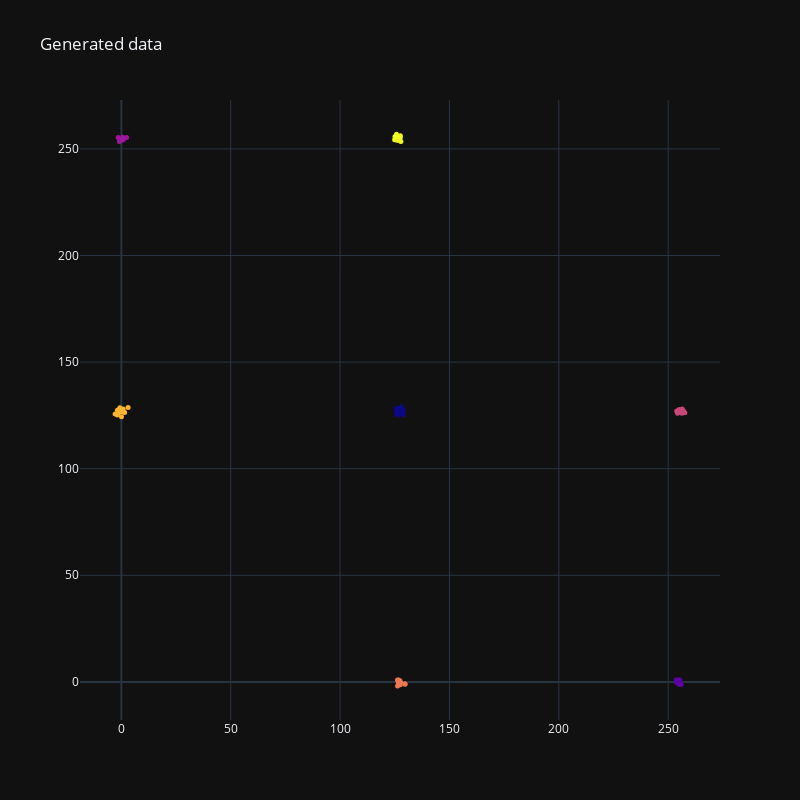

Notebook cell for this chart:
### Code cell
# Plotting the generated data
fig = go.Figure()
fig.update_layout(title='Generated data', template='plotly_dark', width=800, height=800)
fig.add_trace(go.Scatter(x=data[:,0], y=data[:,1], mode='markers', marker=dict(color=labels, size=5)))
fig.show()
